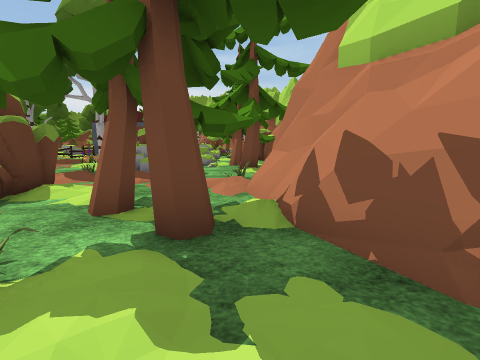
View 1 (above)

24 first-person views from a walk through a 3-D level made in the Unity game engine. The camera is 1.2 m above the floor, tilts 8° down and sees 90° across. The floor is counted in squares, 1.17 m on a side. Each view is taken from the middle of a square. On the plan, view 1 faces up. The plan holds only what a view shows up to about 11 squares ahead; the rest is blank. The place goes on beyond the plan. The player character is not drawn. Some surface patterns are stand-ins.

View 2
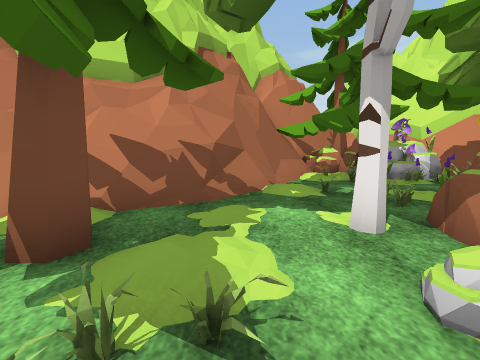

View 3
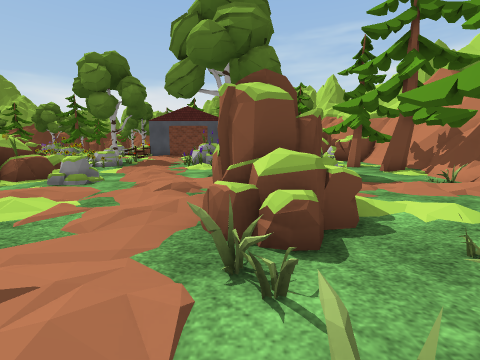

View 4
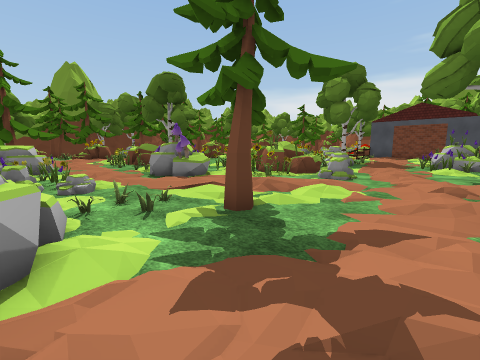

View 5
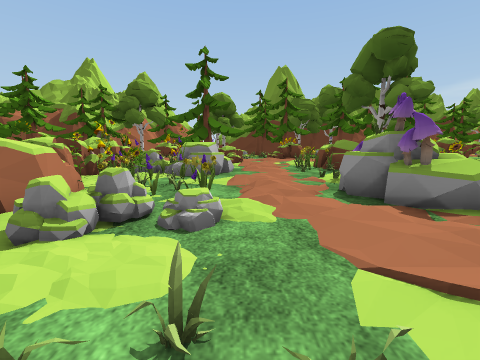

View 6
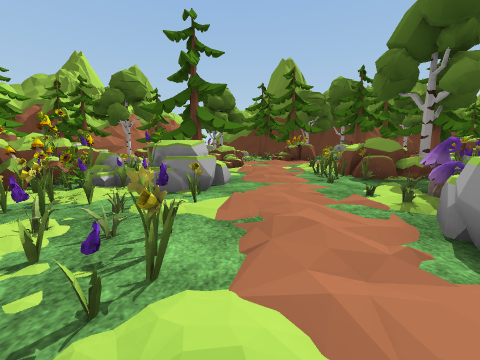

View 7
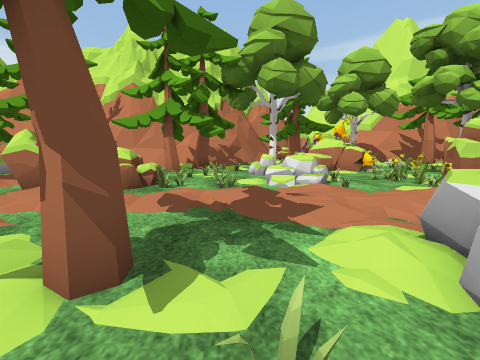

View 8
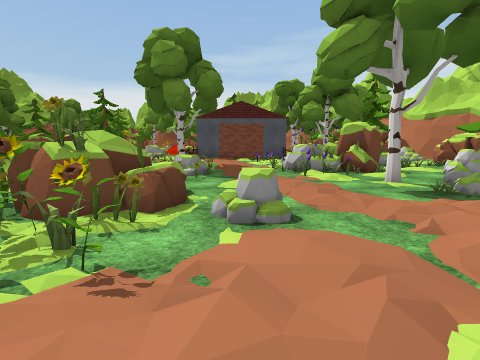

View 9
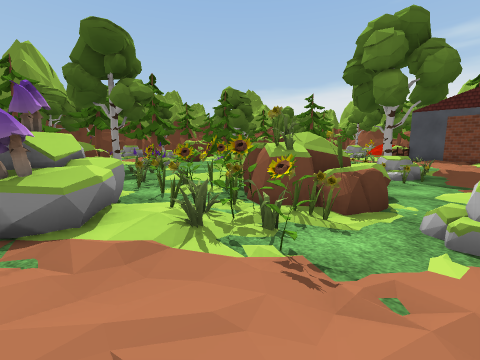

View 10
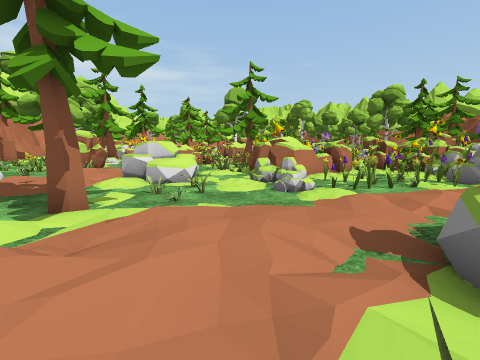

View 11
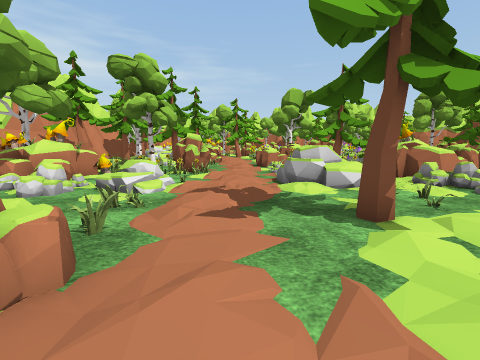

View 12
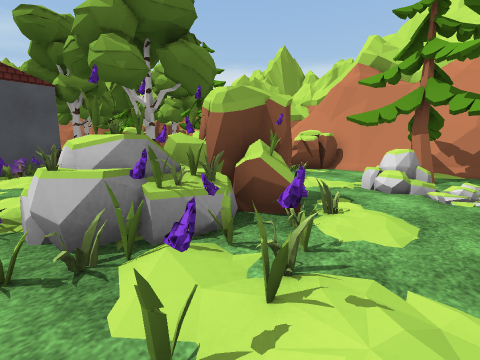

View 13
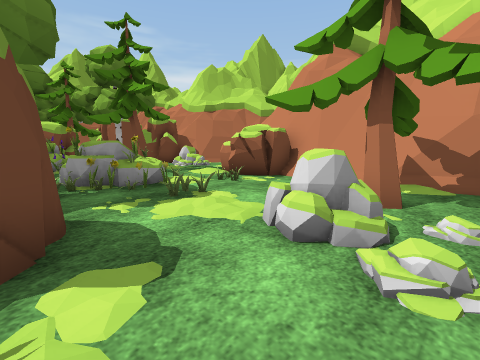

View 14
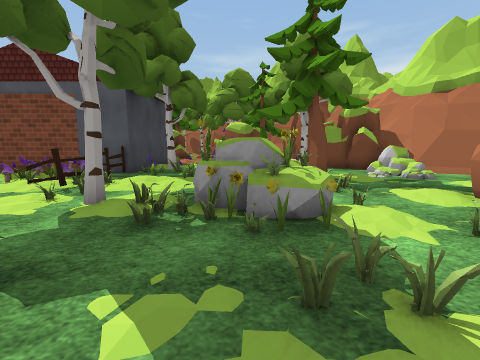

View 15
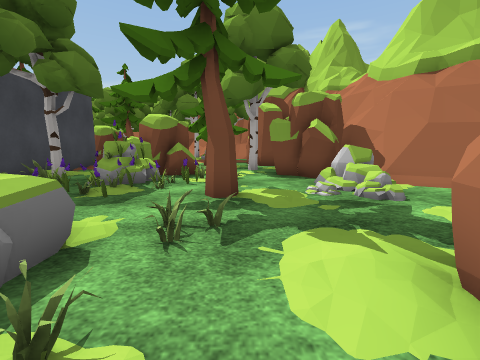

View 16
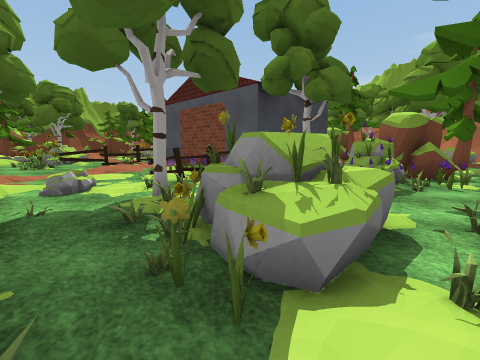

View 17
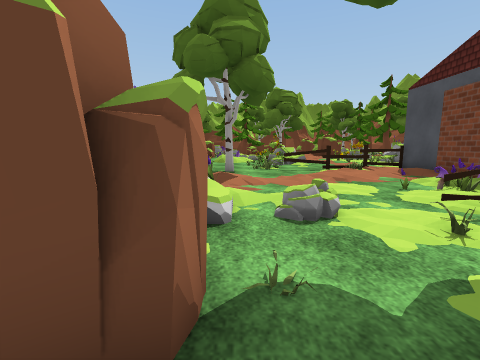

View 18
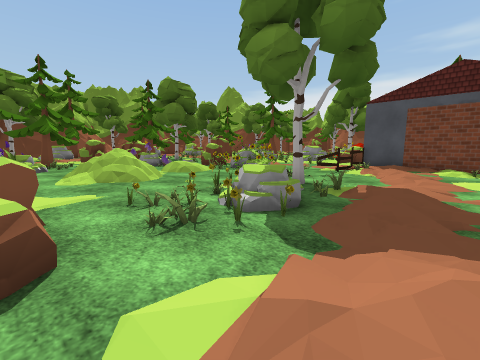

View 19
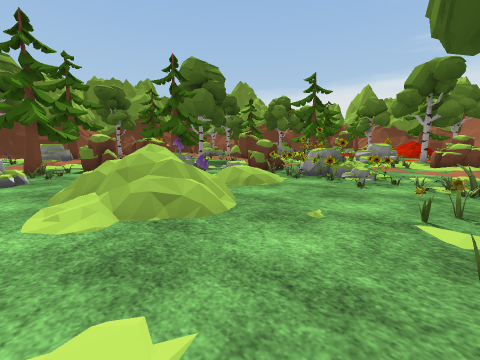

View 20
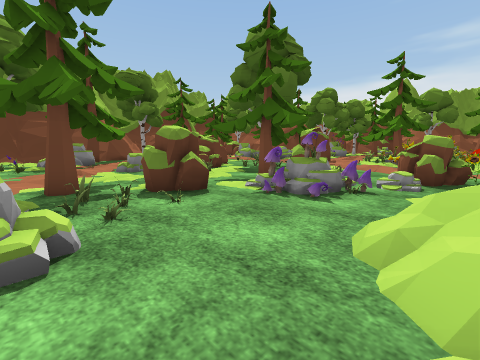

View 21
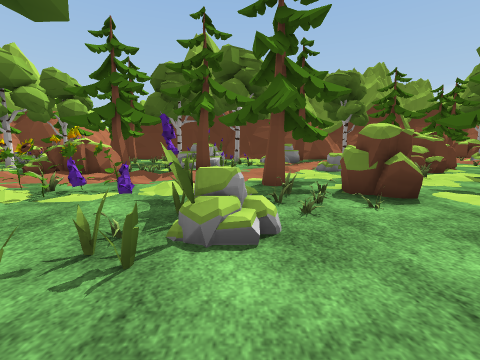

View 22
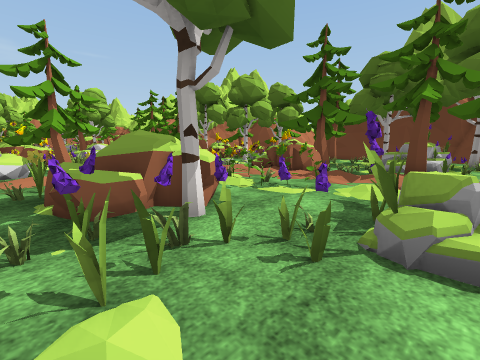

View 23
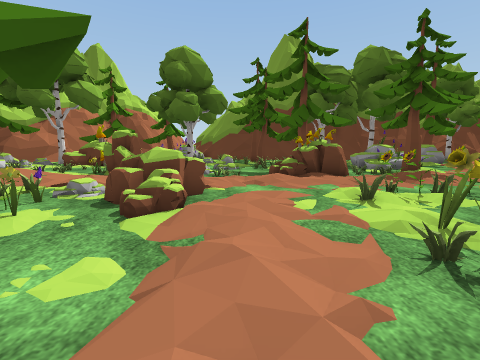

View 24
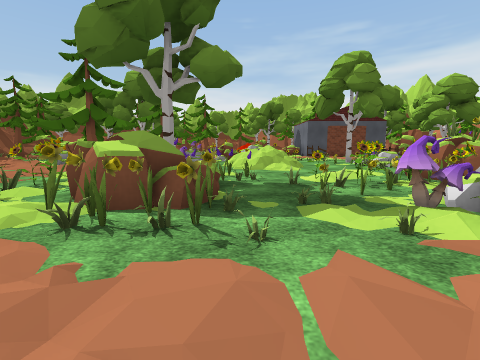

### Floor plan
Key: @ floor where view 1 was taken; # wall or solid block; x gap in a wall; . main floor; : floor 0.25 m higher than the main floor; + floor 0.5 m higher than the main floor; * floor 0.75 m higher than the main floor; % floor 1 m higher than the main floor; / step, stairs or slope; = window, fence, low wall or low ledge; ^ raised ledge; O other object.
Columns run from 32 left of view 1 to 5 right of it. Each row starts with its distance up from view 1.
 27                          #. ### .#####
 26                 #        #O.#O#...####
 25                /=O      ##..#O==../#=#
 24                ..O##O##O#O===#=.../O .
 23               ...O././OOOO#===.OO//O..
 22         //    ...O.:./O/=O//.........
 21 ..      ..   O......:.=//O/.........
 20 ^#.     ..#x  +..O..:/...O..=OO../^
 19 ##=..OO  =#..=:...../.../.O.OOO...#
 18  #=/.OO  .O ...........///...##/.##
 17    ...O  O.  /....O./:.// ##.....###
 16     //.OOO. //...=../:.OOO##......=#
 15  O.  ...O.. /.....=../.OOO##......=#
 14 /../O^#....**//..==O....#O#...O  OO#
 13 ./.OO=#....+%//..=#O=..===....O.OO##
 12 .::/OO.....://......=.:./.........=#
 11 ../..//.O...........././..O.OO .OO=#
 10 #/.:./..##....../^^^..//...OOO ..=##
  9 OO/../...##=..:/.#^^=../...   ...##
  8  ../.....O#=....####=O..:.:/ ....#
  7  ..:....^#^..=.==.==....//././../#
  6  =#/../.###...=#O=/../:.:.##...//#
  5   #//.:/##^...OOOO/.://..:##//...##
  4  O#./.../#=...OOOO.////./.^x..OOO##
  3 ..///...........O..:///....=...O.##
  2 ...//../.:...:.//.....O..:...OO..=#
  1 //. :===//.//.//.:/.....//........###
  0       #=.OOOO#=/==/........O.O//@..=##
 -1       =#=O  O#=.=OO.OOO..:: // =O.OO #
 -2  ## ::=#==OOO.===#:..OOO/.....^#^..OO=
 -3  ##/..# ===##==#=^#..  .:/....##O .OO#
 -4  =./:.   ###O==####=.  /:/#==.O   O=OO
 -5  ..:/    =##^# =  #==  .. ##= O   O OO

Where each view was taken, in squares from view 1:
view 1: 0 up, 0 right, facing up
view 2: 1 up, 3 left, facing right
view 3: 1 up, 6 left, facing up
view 4: 1 down, 7 left, facing up-left
view 5: 1 up, 11 left, facing left
view 6: 1 up, 14 left, facing left
view 7: 1 up, 12 left, facing right
view 8: 4 up, 11 left, facing up
view 9: 4 up, 11 left, facing up-left
view 10: 6 up, 13 left, facing down
view 11: 6 up, 8 left, facing down
view 12: 12 up, 9 left, facing up-right
view 13: 12 up, 5 left, facing up-right
view 14: 15 up, 3 left, facing up
view 15: 18 up, 0 right, facing up
view 16: 17 up, 1 left, facing up-left
view 17: 17 up, 4 left, facing left
view 18: 10 up, 10 left, facing up-left
view 19: 11 up, 15 left, facing up-left
view 20: 11 up, 21 left, facing up-left
view 21: 11 up, 21 left, facing left
view 22: 11 up, 21 left, facing down-left
view 23: 2 up, 21 left, facing left
view 24: 1 up, 21 left, facing up
